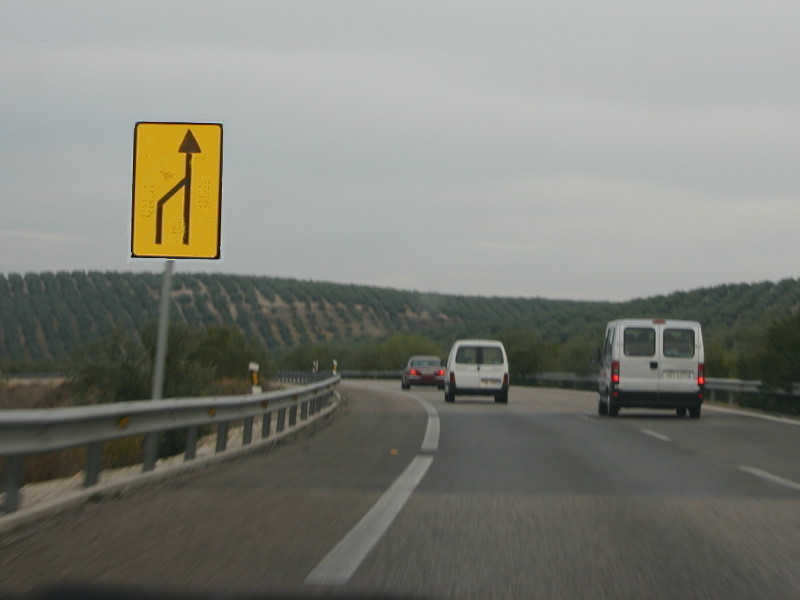
//> input picture Parciales/Exámenes-20170506T152708Z-001/Exámenes/Práctica/Parciales Resueltos/Parcial/2.jpg, 800 x 600 px
$ ./main   (built with g++ and OpenCV 4)
//> lines starting //> are read from the running program, lines starting //| are printed output that depends on the picture; after the words box and inside, x2 and y2 are one past the last pixel; in counts of white or black regions, pixels touching at a corner belong together
### Parciales/Exámenes-20170506T152708Z-001/Exámenes/Práctica/Parciales Resueltos/Sopa/FuncionesMias.h
#include <iostream>
#include <vector>
#include <iomanip>
#include <opencv2/core/core.hpp>
#include "opencv2/opencv.hpp"
#include "opencv2/highgui/highgui.hpp"
#include "pdi_functions.h"

using namespace cv;
using namespace std;
using namespace pdi;

//Practica 1
void PerfilIntensidades( int event, int x, int y, int, void* var);
Mat Cuantizacion(Mat img, int bits, bool informacion = false );
void BotellaLlena(int event, int x, int y, int, void* var);

//Practica 2
Mat LinealLUT(float a, float c);
Mat AplicarLUT(Mat imagen, Mat lut);
Mat UmbralLUT( int tipo, int p1, int p2, double Smax = 255);
Mat Transformacion3Tramos(Mat &img, Point p1,Point p2,Point p3,Point p4);
Mat LogLUT(int c);
Mat expLUT(float c, float gamma);
Mat Suma(vector<Mat> imgs);
Mat Resta(vector<Mat> imgs, int k, int escalado);
void obtenerROI(int x,int y, int nX, int nY, Mat &ROI);
Mat BitPlane(Mat img, int plane);
float ECM(Mat img, Mat img2);
vector<pair<int,int> > Blister(Mat imagen);
//Mat PersonalLUT(Point p1, Point p2,Point p3,Point p4);
//void MouseLUT( int event, int x, int y, int, void* var);


//Practica 3
Mat kernelPasaBajo(int n, int tipo);
Mat kernelPasaAlto(int n, int tipo);

//Practica 4
Mat PseudoColor(Mat &imagen, vector<int> &color, vector<int> &rango);

//Practica 5
Mat mult_frecuencias(Mat img,Mat filtro);

Mat AltaPotenciaFrec(Mat img, int tipoPAfrec, float fc, int ordenBW ,float A);
Mat EnfasisAltaFrec(Mat img, int tipoPAfrec, float fc, int ordenBW, float a, float b);
Mat FiltroFrecuencialIdeal(Mat img, int tipo, float fc);
Mat FiltroFrecuencialButterworth(Mat img, int tipo, float fc, int orden);
Mat FiltroFrecuencialGaussian(Mat img, int tipo, float fc);
Mat FiltroHomomorfico(Mat img, float gh, float gl, float fc, float c);

//Practica 6
void Add_gaussian_Noise(Mat &src ,double mean,double sigma);
void Add_salt_pepper_Noise(Mat &srcArr, float pa, float pb );
void salPimienta_noise(Mat &src, double a, double b);
void draw_histograma(Mat src, string nombre);
void filtro_media_geometrica(Mat &src, int k_size);
void filtro_media_contraArmonica(Mat &src, float Q, int k_size);
double ECM2(Mat src1, Mat src2);
void filtro_mediana(Mat &src,int k_size);
void filtro_punto_medio(Mat &src, int k_size);
void filtro_mediaAlfa_recortado(Mat &src, int D,int k_size);

//Practica 7
Mat Segmentar(Mat img, int Hmin, int Hmax,int Smin, int Smax);
Mat Roberts(Mat img);
Mat Prewitt(Mat img, int tipo);

Mat DibujarHough(Mat img,double nLineas);
Mat DetectarLineas(Mat img, int tipo);

### Parciales/Exámenes-20170506T152708Z-001/Exámenes/Práctica/Parciales Resueltos/Parcial/main.cpp
#include <iostream>
#include <vector>
#include <iomanip>
#include <opencv2/core/core.hpp>
#include "opencv2/opencv.hpp"
#include "opencv2/highgui/highgui.hpp"
#include "pdi_functions.h"
#include "FuncionesMias.h"
#include <opencv2/gpu/gpu.hpp>
#include <string>


using namespace cv;
using namespace pdi;
using namespace std;

Mat Recortar(Mat img){

	for(int i = 0; i<img.rows;i++){
		for(int j = 0; j<img.cols;j++){
			int intensidad = (int) img.at<uchar>(i,j);
			if(intensidad != 0){
				Mat Subimagen = img(Rect(j,i,60,80));
				return	Subimagen;
			}
		}
	}
}

//////IDEA: segmentar mediante el modelo HSV, utilizando una mascara binaria.


int main(int argc, char** argv) {

	vector<Mat> hsv_channels(3);
	Mat imgHSI;

	//cargo la imagen
	Mat imagen = imread("2.jpg");
//> imagen is the input picture: 600 rows x 800 cols, CV_8UC3; mean B, G, R 118.5, 126.3, 125
	imshow("Imagen",imagen);

	//Mascara binaria
	Mat mascara = cv::Mat::zeros(imagen.size(),imagen.type());

	//	//Paso de RGB a HSI
	Mat img_hsi;
	cvtColor(imagen,img_hsi,COLOR_BGR2HSV);
//> img_hsi: 600 rows x 800 cols, CV_8UC3; mean H, S, V 53.9, 27, 128.2

	//Divido los canales
	split(img_hsi,hsv_channels);
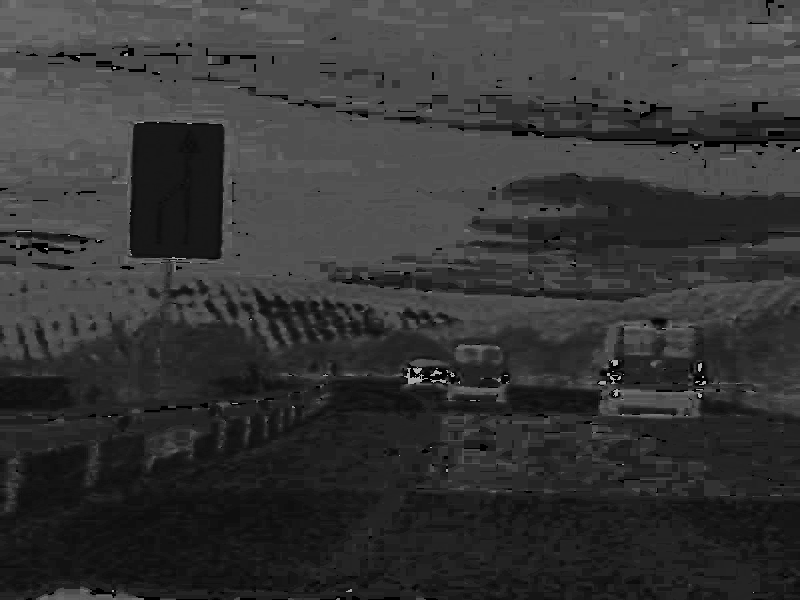
//> hsv_channels[0]: 600 rows x 800 cols, CV_8UC1; min 0, max 179, mean 53.9
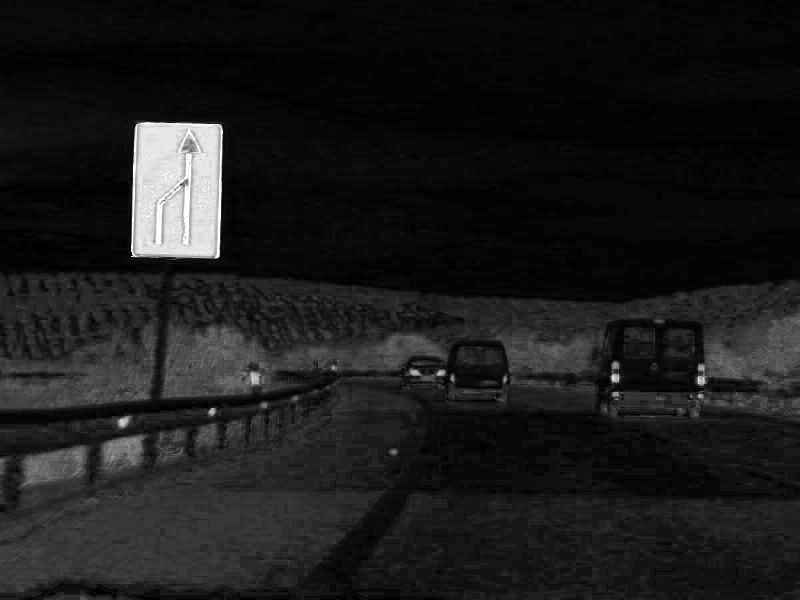
//> hsv_channels[1]: 600 rows x 800 cols, CV_8UC1; min 0, max 255, mean 27
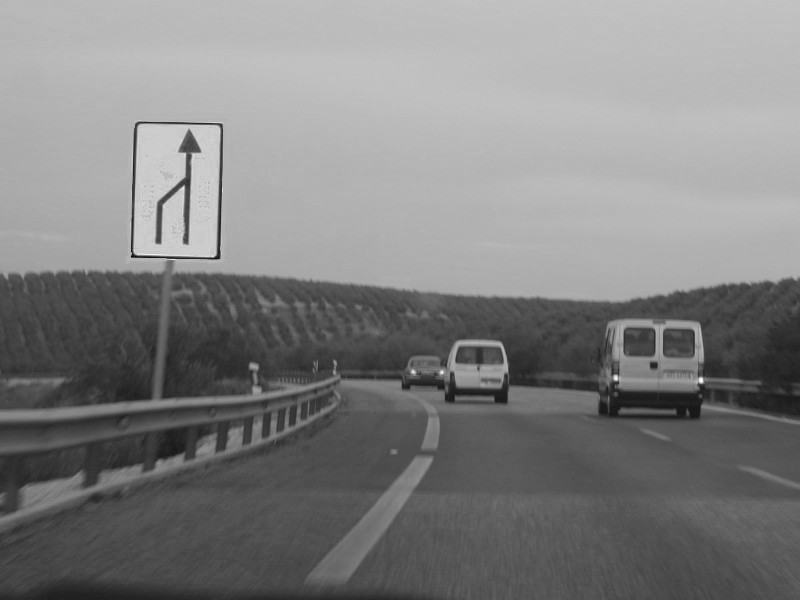
//> hsv_channels[2]: 600 rows x 800 cols, CV_8UC1; min 6, max 252, mean 128.2

	////Variando estos valores obtengo diferentes rangos para el color del rebanado
	////Coloco el Hue en el intervalo del amarillo.
	////Coloco la saturacion en un valor alto
	//// Obtengo estos valores observando el circulo de colores
	////Defino el color amarillo (para el cartel)
	int Hmin = 20,
		Hmax = 40,
		Smin = 200,
		Smax = 255;

	////Recorro las componentes H y S, entonces si estos valores est醤 dentro de
	////los minimos y maximos definidos anteriormente a la mascara le coloco 1,
	////sino queda en cero. Entonces en otras palabras, si encuentra el amarillo
	//// a la mascara la dejo en 1, de lo contrario 0.
	for (int i = 0; i<imagen.rows;i++)
		for (int j = 0; j<imagen.cols;j++){
		int H = (int)hsv_channels[0].at<uchar>(i,j);
		int S = (int)hsv_channels[1].at<uchar>(i,j);
		if ((Hmin<H)&&(H<Hmax) && (Smin<S)&&(S<Smax)){
			mascara.at<cv::Vec3b>(i,j)[0]=1; //Blue
			mascara.at<cv::Vec3b>(i,j)[1]=1; //Green
			mascara.at<cv::Vec3b>(i,j)[2]=1; //Red
		}
	}
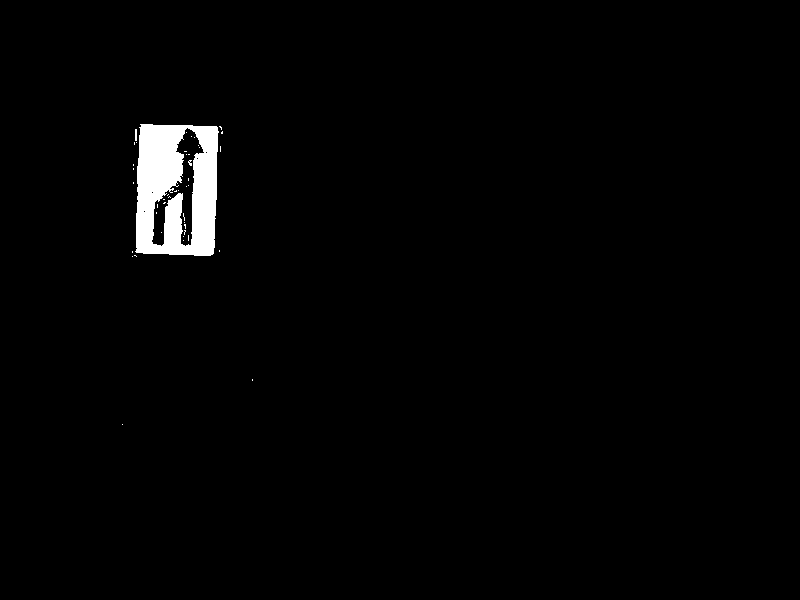
//> mascara: 600 rows x 800 cols, CV_8UC3; values 0 (black) and 1 (white), 1.7% white; 44 white regions (42 under 20 px), largest, box (x1, y1, x2, y2) and area: (135, 124, 219, 256) 8181, (135, 129, 137, 141) 24

	////Multiplico la imagen con la mascara y asi obtengo solo el cartel
	Mat cartelAmarillo;
	multiply(imagen,mascara,cartelAmarillo); //Multiplico la imagen por la mascara
	imshow("Cartel Amarillo",cartelAmarillo);


	////Convierto la imagen a escala de grises para luego Binarizar
	Mat cartelGris;
	cvtColor(cartelAmarillo,cartelGris,COLOR_BGR2GRAY);
	imshow("Cartel escala Gris",cartelGris);

	////Binarizo la imagen
	Mat cartelBinarizado;
	threshold(cartelGris,cartelBinarizado,10,255,CV_THRESH_BINARY); //Hago 0 valores menores a 10
	imshow("Cartel Binarizado",cartelBinarizado);

	////Aplico Apertura para poder limpiar afuera del cartel
	Mat ee = getStructuringElement(MORPH_RECT,Size(3,3)); //Defino el EE rectangular
	Mat apertura;
	morphologyEx(cartelBinarizado,apertura,MORPH_OPEN,ee);
//> apertura: 600 rows x 800 cols, CV_8UC1; 1.7% white; 1 white region, box (x1, y1, x2, y2) and area: (136, 124, 218, 256) 8127
	imshow("Apertura",apertura);


//	////Extraigo el cartel
	Mat recortada =  Recortar(apertura);
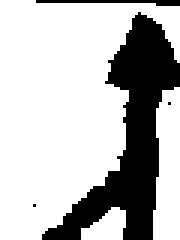
//> recortada: 80 rows x 60 cols, CV_8UC1 (shown 3 times larger); 73.3% white; 4 black regions (2 under 20 px), largest, box (x1, y1, x2, y2) and area: (14, 4, 60, 80) 1225, (12, 0, 60, 2) 56
	imshow("Recortado",recortada);


	waitKey();


	return 0;
}

$ run again, with Parciales/Exámenes-20170506T152708Z-001/Exámenes/Práctica/Parciales Resueltos/Parcial/3.jpg copied over Parciales/Exámenes-20170506T152708Z-001/Exámenes/Práctica/Parciales Resueltos/Parcial/2.jpg
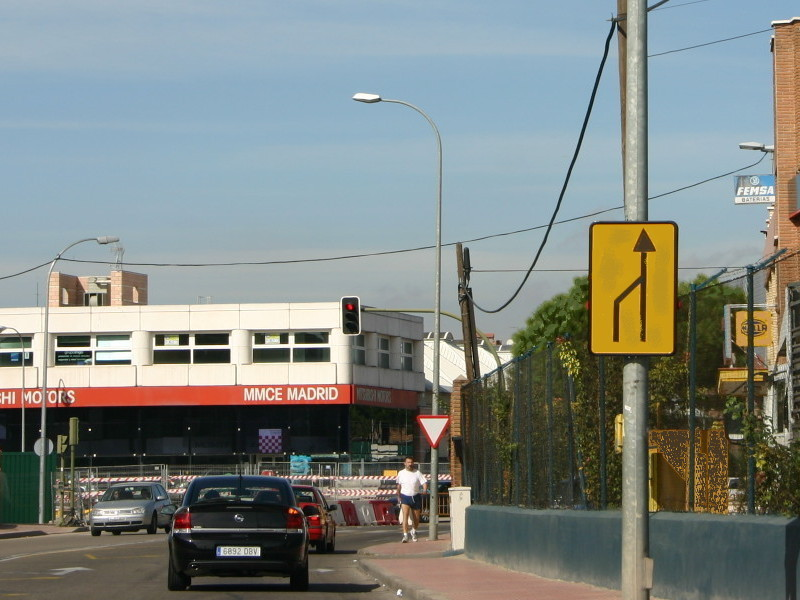
//> input picture Parciales/Exámenes-20170506T152708Z-001/Exámenes/Práctica/Parciales Resueltos/Parcial/3.jpg, 800 x 600 px
//> imagen is the input picture: 600 rows x 800 cols, CV_8UC3; mean B, G, R 129.1, 133.3, 126.8
//> img_hsi: 600 rows x 800 cols, CV_8UC3; mean H, S, V 66.9, 68.1, 146.2
//> after the loop `for (int i = 0; i<imagen.rows;i++)`:
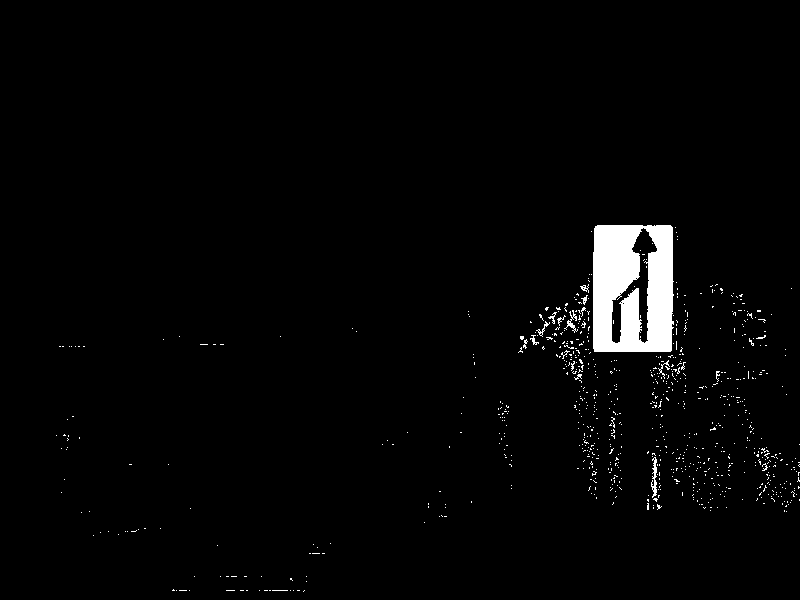
//> mascara: 600 rows x 800 cols, CV_8UC3; values 0 (black) and 1 (white), 2.3% white; 817 white regions (801 under 20 px), largest, box (x1, y1, x2, y2) and area: (593, 225, 674, 352) 8466, (651, 457, 657, 498) 130, (564, 310, 578, 333) 90
//> apertura: 600 rows x 800 cols, CV_8UC1; 1.8% white; 10 white regions (8 under 20 px), largest, box (x1, y1, x2, y2) and area: (593, 225, 674, 352) 8414, (568, 323, 575, 328) 26
//> `Mat recortada =  Recortar(apertura);`:
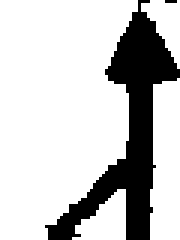
//> recortada: 80 rows x 60 cols, CV_8UC1 (shown 3 times larger); 77.9% white; 2 black regions (1 under 20 px), largest, box (x1, y1, x2, y2) and area: (15, 0, 60, 80) 1058
